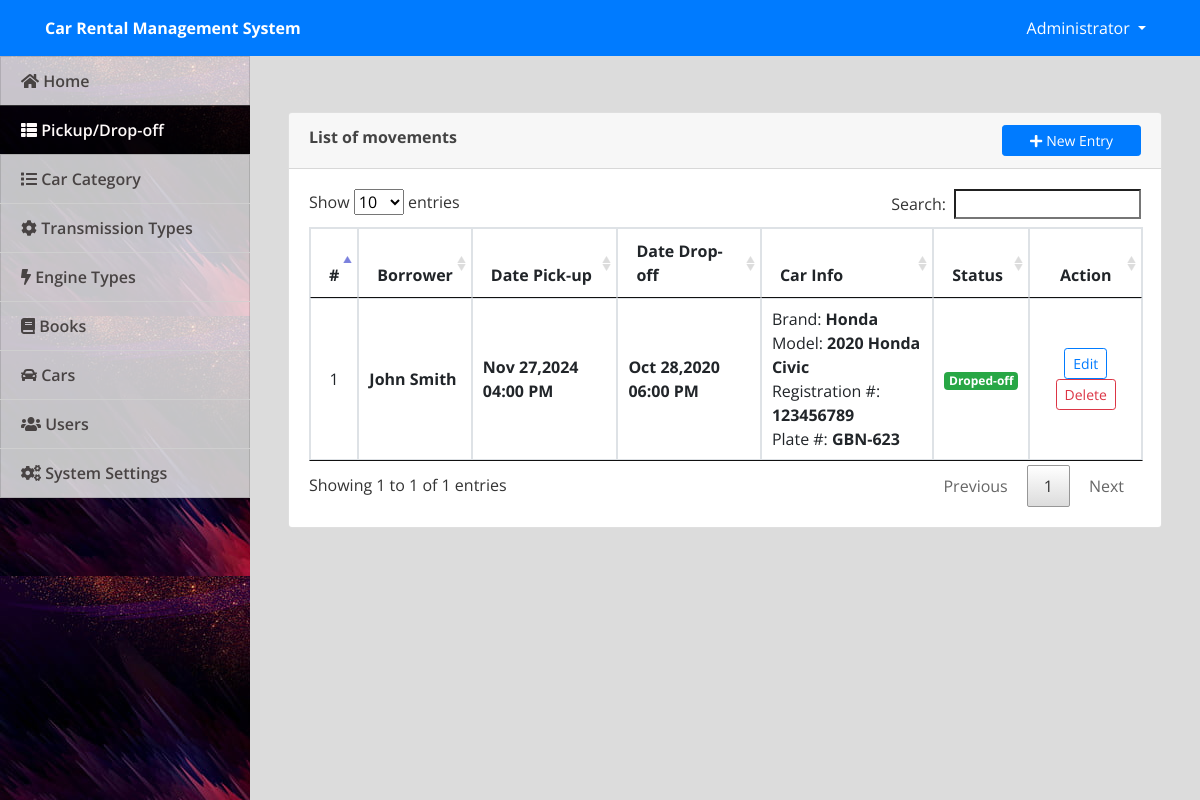
/admin/index.php?page=movement (signed in), run on the app's committed database.
### tables this page shows
CREATE TABLE `borrowed_cars` (
  `id` int(30) NOT NULL,
  `booked_id` int(30) NOT NULL,
  `car_id` int(30) NOT NULL,
  `status` tinyint(1) NOT NULL DEFAULT 1 COMMENT '1=picked-up,2=drop-off'
);

CREATE TABLE `books` (
  `id` int(30) NOT NULL,
  `car_id` int(30) NOT NULL,
  `pickup_datetime` datetime NOT NULL,
  `dropoff_datetime` datetime NOT NULL,
  `car_registration_no` varchar(200) NOT NULL,
  `car_plate_no` varchar(200) NOT NULL,
  `name` text NOT NULL,
  `email` varchar(200) NOT NULL,
  `contact` varchar(20) NOT NULL,
  `address` text NOT NULL,
  `status` tinyint(1) NOT NULL DEFAULT 1 COMMENT '0= cancelled,1=Pending , 2= confirmed'
);

CREATE TABLE `cars` (
  `id` int(30) NOT NULL,
  `model` varchar(200) NOT NULL,
  `brand` varchar(200) NOT NULL,
  `transmission_id` int(30) NOT NULL,
  `category_id` int(30) NOT NULL,
  `engine_id` int(30) NOT NULL,
  `description` text NOT NULL,
  `price` float NOT NULL,
  `qty` int(30) NOT NULL,
  `img_path` text NOT NULL
);

### admin/movement.php (the view, shortened to what this page needs)
<?php include('db_connect.php');?>
<div class="container-fluid">
	<div class="col-lg-12">
		<div class="row">
			<div class="col-md-12">
				<div class="card">
					<div class="card-header">
						<b>List of movements</b>
						<span class="float:right"><a class="btn btn-primary btn-block btn-sm col-sm-2 float-right" href="javascript:void(0)" id="new_movement">
					<i class="fa fa-plus"></i> New Entry
				</a></span>
					</div>
					<div class="card-body">
						<table class="table table-condensed table-bordered table-hover">
							<thead>
								<tr>
									<th class="text-center">#</th>
									<th class="">Borrower</th>
									<th class="">Date Pick-up</th>
									<th class="">Date Drop-off</th>
									<th class="">Car Info</th>
									<th class="">Status</th>
									<th class="text-center">Action</th>
								</tr>
							</thead>
							<tbody>
								<?php
								$i = 1;
								$movements = $conn->query("SELECT bc.status as bstatus,b.*,c.model,c.brand,c.transmission_id,c.engine_id FROM borrowed_cars bc inner join books b on b.id = bc.booked_id inner join cars c on c.id = b.car_id ");
								while($row=$movements->fetch_assoc()):
								?>
								<tr>
									<td class="text-center"><?php echo $i++ ?></td>
									<td class="">
										 <p> <b><?php echo ucwords($row['name']) ?></b></p>
									</td>
									<td class="">
										 <p> <b><?php echo date("M d,Y h:i A",strtotime($row['pickup_datetime'])) ?></b></p>
									</td>
									<td class="">
										 <p> <b><?php echo date("M d,Y h:i A",strtotime($row['dropoff_datetime'])) ?></b></p>
									</td>
									<td>
										 <p>Brand: <b><?php echo ucwords($row['brand']) ?></b></p>
										 <p>Model: <b><?php echo ucwords($row['model']) ?></b></p>
										 <p>Registration #: <b><?php echo ($row['car_registration_no']) ?></b></p>
										 <p>Plate #: <b><?php echo ($row['car_plate_no']) ?></b></p>
									</td>
									<td>
										<?php if($row['bstatus'] == 1): ?>
										<span class="badge badge-primary">Picked-up</span>
										<?php else: ?>
										<span class="badge badge-success">Droped-off</span>
										<?php endif; ?>
									</td>
									<td class="text-center">
										<button class="btn btn-sm btn-outline-primary edit_movement" type="button" data-id="<?php echo $row['id'] ?>" >Edit</button>
										<button class="btn btn-sm btn-outline-danger delete_movement" type="button" data-id="<?php echo $row['id'] ?>">Delete</button>
									</td>
								</tr>
								<?php endwhile; ?>
							</tbody>
						</table>
					</div>
				</div>
			</div>
		</div>
	</div>
</div>

### admin/assets/css/style.css (style rules this page uses)
body { font-family: "Open Sans", sans-serif; color: #444444; width: 100%; height: calc(100%); }
a { color: #1977cc; }

### admin/index.php (style rules this page uses)
body { background: #80808045; }

### admin/movement.php (style rules this page uses)
td { vertical-align: middle !important; }
td p { margin: unset }

### data on the page
borrowed_cars: books.name "John Smith", books.pickup_datetime "Nov 27,2024 04:00 PM", books.dropoff_datetime "Oct 28,2020 06:00 PM", cars.brand "Honda", cars.model "2020 Honda Civic", books.car_registration_no "123456789", books.car_plate_no "GBN-623", status "Droped-off"

### other printed values
$_SESSION['system']['name'] "Car Rental Management System"
$_SESSION['login_name'] "Administrator"
